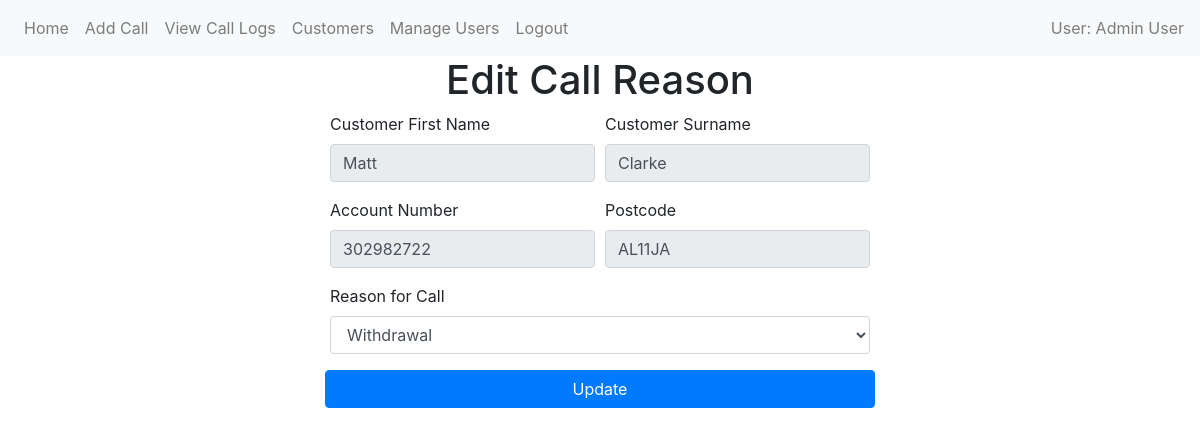
/edit-call/7 (signed in), run on an earlier commit of the app's database.
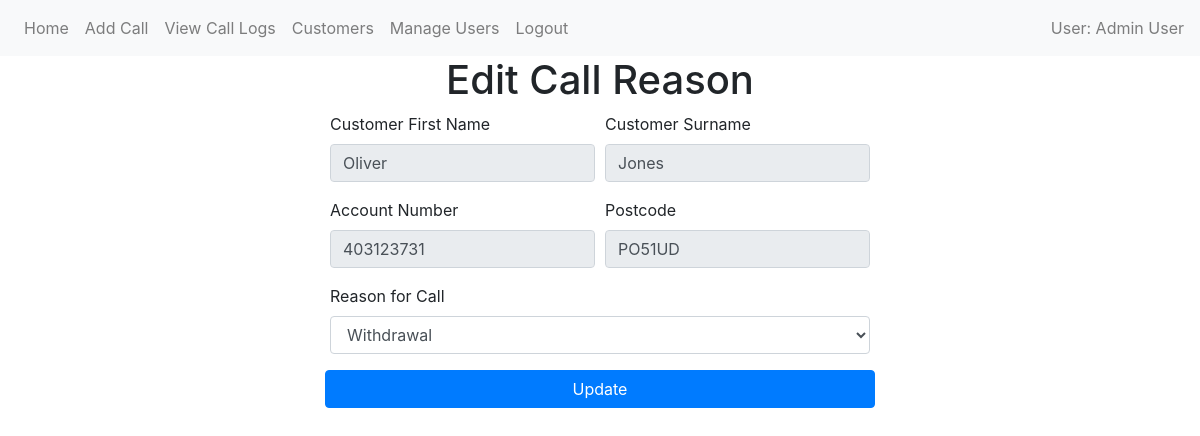
And on a later commit of the database.
### website/models/customer.py (models this page shows)
class Customer(db.Model):
    id = db.Column(db.Integer, primary_key=True)
    first_name = db.Column(db.String(100))
    last_name = db.Column(db.String(50))
    account_number = db.Column(db.Integer, unique=True)
    postcode = db.Column(db.String(8))
    calls = relationship('Call', back_populates='customer')

### website/views/calls/edit.py (the view, shortened to what this page needs)
@views.route('/edit-call/<int:id>', methods=['GET', 'POST'])
@login_required
def edit_call(id):
    call_to_edit = Call.query.get_or_404(id)
    return render_template('calls/edit.html', call_to_edit=call_to_edit, user=current_user)

### website/__init__.py (called while the page is built)
def create_app():
    app = Flask(__name__)
    app.config['SECRET_KEY'] = 'hjshjhdjah kjshkjdhjs'
    app.config['SQLALCHEMY_DATABASE_URI'] = f'sqlite:///{DB_NAME}'
    db.init_app(app)
    migrate.init_app(app, db)
    from website.models import User, Call, Customer  #Importing all models
    login_manager = LoginManager()
    login_manager.login_view = 'auth.login'
    login_manager.init_app(app)
    from .views import views
    from .views.auth import auth
    from .views.admin.manage_users import admin
    app.register_blueprint(views, url_prefix='/')
    app.register_blueprint(auth, url_prefix='/')
    app.register_blueprint(admin, url_prefix='/')
    from flask_login import current_user
    @app.context_processor
    def inject_user():
        return dict(user=current_user)
    @login_manager.user_loader
    def load_user(id):
        return User.query.get(int(id))
    return app

### website/templates/calls/edit.html (shortened to what this page needs)
{% extends "shared/base.html" %}
{% block content %}
<h1 align="center">Edit Call Reason</h1>
<div class="container d-flex justify-content-center align-items-center">
<form method="POST" class="w-50">
    <div class="form-row">
        <div class="form-group col-md-6">
        <label for="customer_first_name">Customer First Name</label>
        <input type="text" class="form-control" id="customer_first_name" name="customer_first_name" value="{{ call_to_edit.customer.first_name | title  }}" readonly>
    </div>
    <div class="form-group col-md-6">
        <label for="customer_last_name">Customer Surname</label>
        <input type="text" class="form-control" id="customer_last_name" name="customer_last_name" value="{{ call_to_edit.customer.last_name | title  }}" readonly>
    </div>
</div>
<div class="form-row">
    <div class="form-group col-md-6">
        <label for="account_number">Account Number</label>
        <input type="number" class="form-control" id="account_number" name="account_number" value="{{ call_to_edit.customer.account_number }}" readonly>
    </div>
     <div class="form-group col-md-6">
        <label for="postcode">Postcode</label>
        <input type="text" class="form-control" id="postcode" name="postcode" value="{{ call_to_edit.customer.postcode | upper }}" readonly>
    </div>
</div>
    <div class="form-group">
        <label for="reason_called">Reason for Call</label>
        <select class="form-control" id="reason_called" name="reason_called" required>
            <option value="Withdrawal" {% if call_to_edit.reason_called == "Withdrawal" %}selected{% endif %}>Withdrawal</option>
        </select>
    </div>
    <div class="form-row">
        <button type="submit" class="btn btn-primary w-100">Update</button>
      </div>
</form>
{% endblock %}

What changed in the data, as far as the page shows it:
no longer on this page (row edited): Customer: customer_first_name "Matt", customer_last_name "Clarke", account_number "302982722", postcode "AL11JA"
now on this page (row edited): Customer: customer_first_name "Oliver", customer_last_name "Jones", account_number "403123731", postcode "PO51UD"
